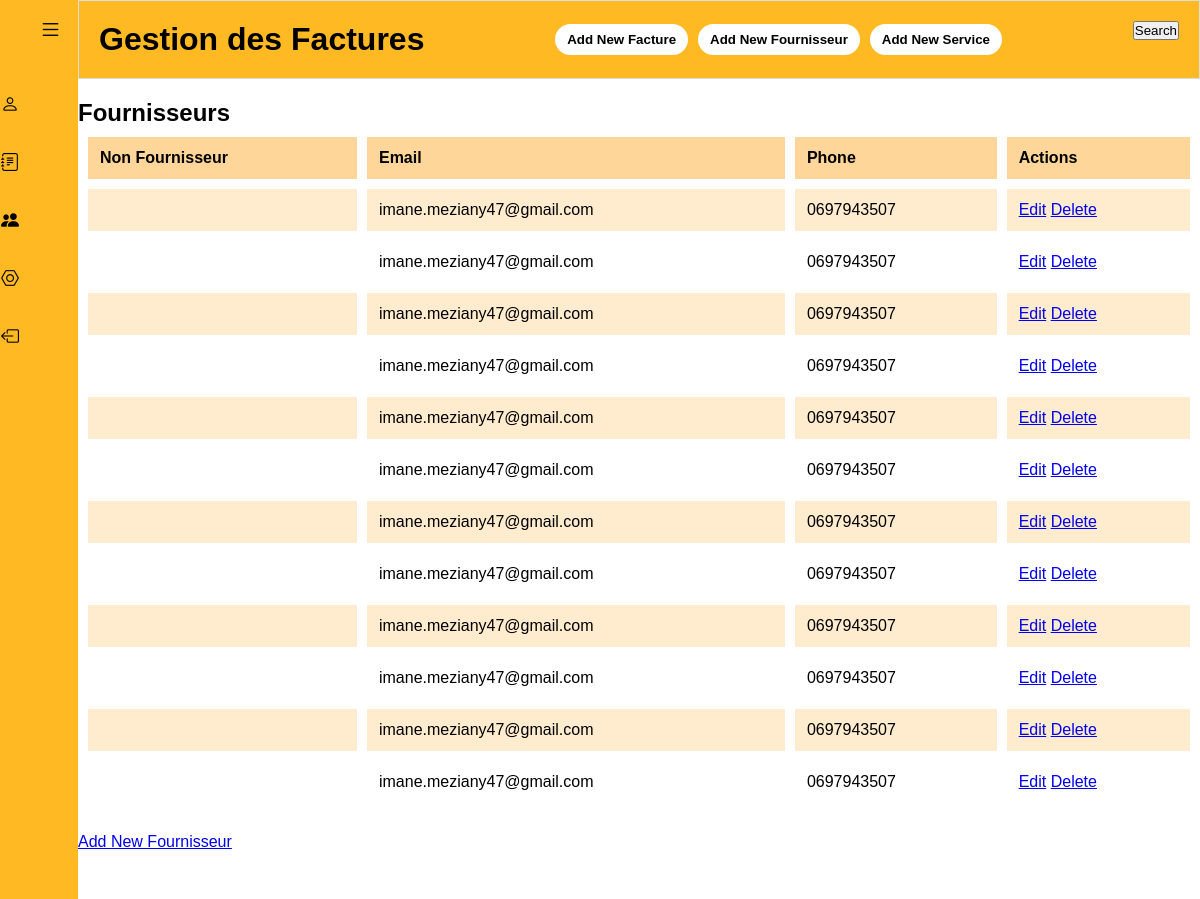
Page /fournisseurs/ (signed in) on the earlier database version.
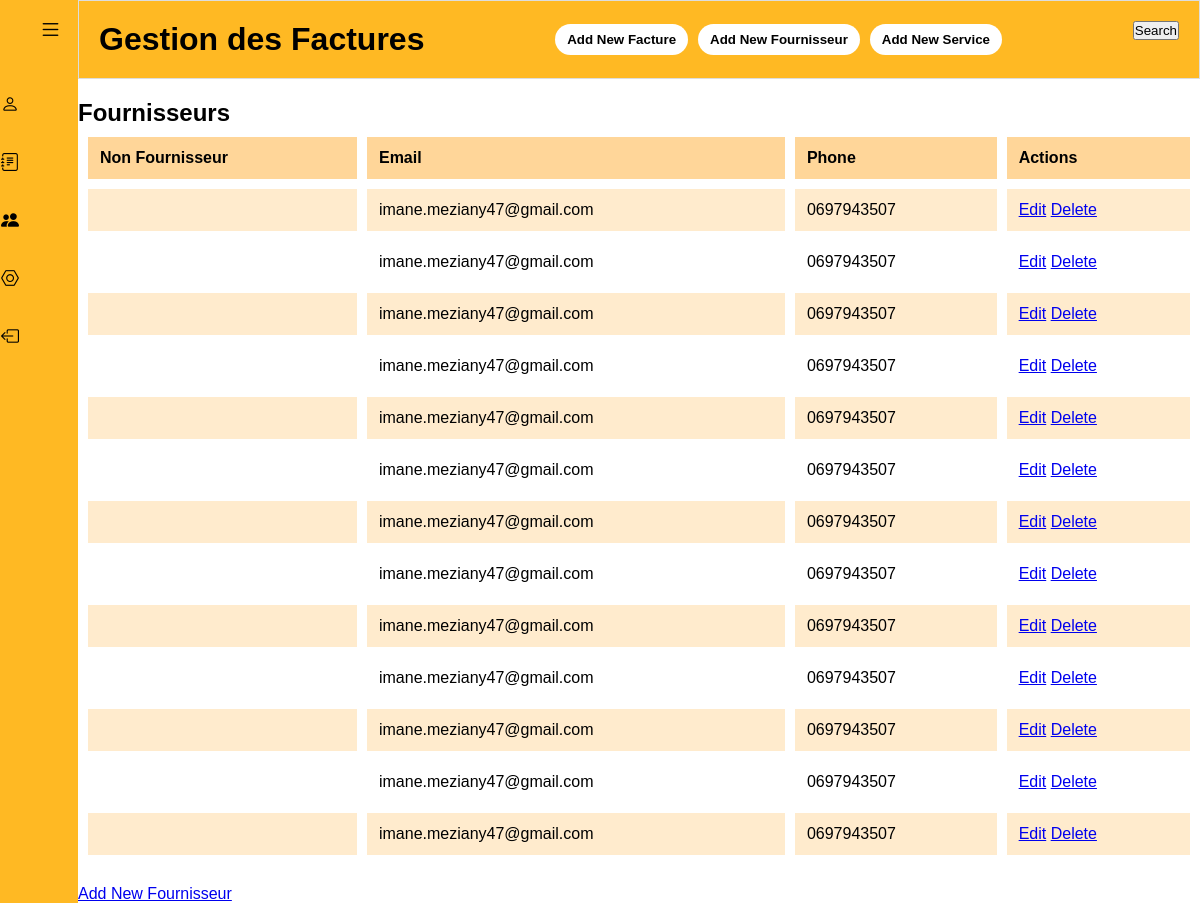
Same page on the later database version.
### facturation/models.py (models this page shows, shortened)
class Fournisseur(models.Model):
    name = models.CharField(max_length=100)
    email = models.EmailField()
    phone = models.CharField(max_length=20)

### facturation/views.py (the view)
# urls.py: path('fournisseurs/',login_required(views.fournisseurs,login_url='facturation:login'),name='fournisseurs'),
@login_required(login_url='login/')
def fournisseurs(request):
    Fournisseurs=Fournisseur.objects.all()
    return render(request, 'facturation/fournisseurs.html',{'Fournisseurs':Fournisseurs})

### templates/facturation/fournisseurs.html
{% extends "layouts/base.html" %}
{% block content %}
<div class='home-section'>
    <h2>Fournisseurs</h2>
    <table>
        <tr>
            <th>Non Fournisseur</th>
            <th>Email</th>
            <th>Phone</th>
            <th>Actions</th>
        </tr>
        {% for fournisseur in Fournisseurs %}
        <tr>
            <td>{{ fournisseur.nom }}</td>
            <td>{{ fournisseur.email }}</td>
            <td>{{ fournisseur.phone }}</td>
            <td>
                <a href="{% url 'facturation:update_fournisseur' fournisseur.pk %}">Edit</a>
                <a href="{% url 'facturation:delete_fournisseur' fournisseur.pk %}">Delete</a>
            </td>
        </tr>
        {% endfor %}
    </table>
    <a href="{% url 'facturation:add_fournisseur' %}">Add New Fournisseur</a>
</div>
{% endblock %}

Differences in the rows shown:
added Fournisseur: email "imane.meziany47@gmail.com", phone "0697943507"
